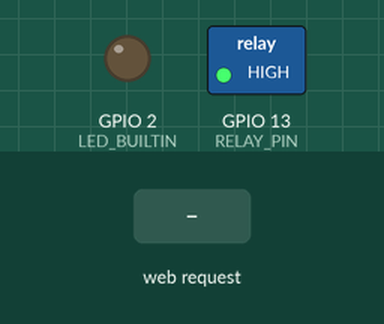
This sketch was run on a simulated ESP8266 (NodeMCU). Shown: switched loads named in the sketch (green lamp = pin HIGH), output pins drawn as LEDs (lit = HIGH, except the on-board LED, lit = LOW). Inputs (shaded band) come from the test bench. WiFi joins after 1.5 s; servers stay silent unless stated; what the sketch prints to the serial monitor is not drawn.

Above: at 2.8 s.
2.9 s: HTTP request GET /on received
At 3.4 s:
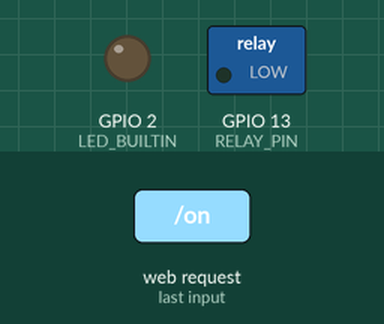
4.4 s: HTTP request GET / received
At 5.6 s:
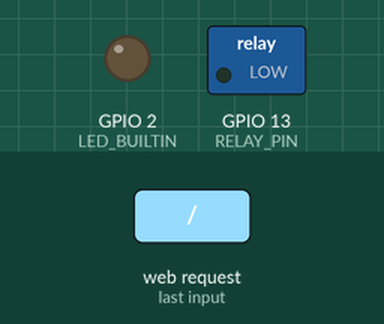
5.9 s: HTTP request GET /off received
At 7.0 s:
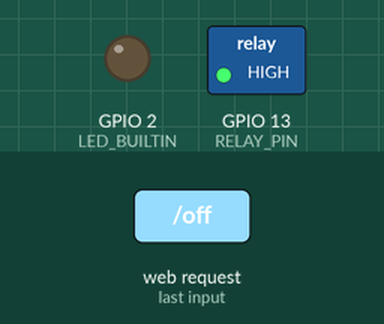
Timing chart, 0 to 8.9 s (numbered marks = the images above; inputs shaded):
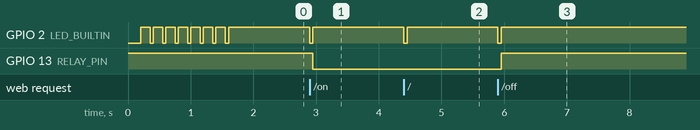

The sketch:

KitchenLamp.ino
```cpp
#include <ESP8266WiFi.h>
#include <WiFiClient.h>
#include <ESP8266WebServer.h>
#include <ESP8266mDNS.h>

#ifndef STASSID
#define STASSID "SSID OF WIFI"
#define STAPSK "WIFI PASSWORD"
#define UNIQUE_NAME "KITCHEN_LAMP"
#endif

const char *ssid = STASSID;
const char *password = STAPSK;
const String uniqueName = UNIQUE_NAME;

IPAddress ip(192, 168, 1, 100);     // set static ip
IPAddress gateway(192, 168, 1, 1);  // set gateway
IPAddress subnet(255, 255, 255, 0); // set subnet

ESP8266WebServer server(80);

const int RELAY_PIN = 13;
bool isOn = false;

void setup(void)
{
    pinMode(RELAY_PIN, OUTPUT);
    pinMode(LED_BUILTIN, OUTPUT);
    setRelayOff();

    Serial.begin(9600);
    WiFi.enableAP(0);
    WiFi.config(ip, gateway, subnet);
    WiFi.begin(ssid, password);

    // Wait for connection
    while (WiFi.status() != WL_CONNECTED)
    {
        delay(150);
        blinkLED();
    }
    Serial.println("");
    Serial.print("Connected to ");
    Serial.println(ssid);
    Serial.print("IP address: ");
    Serial.println(WiFi.localIP());

    if (MDNS.begin("esp8266"))
    {
        Serial.println("MDNS responder started");
    }

    server.on("/", onRouteRoot);
    server.on("/on", onRouteOn);
    server.on("/off", onRouteOff);

    server.onNotFound(handleNotFound);

    server.begin();
    Serial.println("HTTP server started");
}

void loop(void)
{
    server.handleClient();
    MDNS.update();
}

// Methods

void setRelayOff()
{
    digitalWrite(RELAY_PIN, HIGH);
    isOn = false;
}
void setRelayOn()
{
    digitalWrite(RELAY_PIN, LOW);
    isOn = true;
}

void blinkLED()
{
    digitalWrite(LED_BUILTIN, LOW);
    delay(50);
    digitalWrite(LED_BUILTIN, HIGH);
}

String getInfo()
{
    String body = "{";
    body += "\"status\": 200, ";
    body += "\"name\": \"" + uniqueName + "\", ";
    body += "\"isOn\": ";
    if (isOn)
    {
        body += "true";
    }
    else
    {
        body += "false";
    }
    body += "}";
    return body;
}

// Routes
void onRouteRoot()
{
    blinkLED();
    server.sendHeader("Access-Control-Allow-Origin", "*");
    server.send(200, "application/json", getInfo());
}
void onRouteOn()
{
    blinkLED();
    setRelayOn();
    server.sendHeader("Access-Control-Allow-Origin", "*");
    server.send(200, "application/json", getInfo());
}
void onRouteOff()
{
    blinkLED();
    setRelayOff();
    server.sendHeader("Access-Control-Allow-Origin", "*");
    server.send(200, "application/json", getInfo());
}
void handleNotFound()
{
    blinkLED();
    server.sendHeader("Access-Control-Allow-Origin", "*");
    server.send(200, "application/json", "{ \"status\": 404 }");
}
```

Measured:
- after the input at 2.9 s, GPIO 2 (LED_BUILTIN): HIGH → LOW at once, → HIGH 0.05 s later; GPIO 13 (RELAY_PIN): HIGH → LOW after 0.05 s
- after the input at 4.4 s, GPIO 2 (LED_BUILTIN): HIGH → LOW at once, → HIGH 0.05 s later
- after the input at 5.9 s, GPIO 2 (LED_BUILTIN): HIGH → LOW at once, → HIGH 0.05 s later; GPIO 13 (RELAY_PIN): LOW → HIGH after 0.05 s
